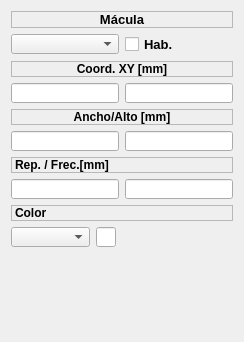
        <widget class="QWidget" name="tab_4">
         <attribute name="title">
          <string>Maculas</string>
         </attribute>
         <layout class="QGridLayout" name="gridLayout_10">
          <item row="0" column="0">
           <layout class="QVBoxLayout" name="verticalLayout_7">
            <item>
             <widget class="QLabel" name="label_4">
              <property name="font">
               <font>
                <pointsize>10</pointsize>
                <weight>75</weight>
                <bold>true</bold>
               </font>
              </property>
              <property name="frameShape">
               <enum>QFrame::StyledPanel</enum>
              </property>
              <property name="text">
               <string>Mácula</string>
              </property>
              <property name="alignment">
               <set>Qt::AlignCenter</set>
              </property>
             </widget>
            </item>
            <item>
             <layout class="QHBoxLayout" name="horizontalLayout_8">
              <item>
               <widget class="QComboBox" name="m_SeleccionMacula">
                <property name="minimumSize">
                 <size>
                  <width>0</width>
                  <height>20</height>
                 </size>
                </property>
                <property name="maximumSize">
                 <size>
                  <width>1000</width>
                  <height>20</height>
                 </size>
                </property>
                <property name="font">
                 <font>
                  <pointsize>10</pointsize>
                 </font>
                </property>
               </widget>
              </item>
              <item>
               <widget class="QCheckBox" name="m_Macula_OnOff">
                <property name="sizePolicy">
                 <sizepolicy hsizetype="Preferred" vsizetype="Preferred">
                  <horstretch>0</horstretch>
                  <verstretch>0</verstretch>
                 </sizepolicy>
                </property>
                <property name="font">
                 <font>
                  <pointsize>10</pointsize>
                  <weight>75</weight>
                  <bold>true</bold>
                 </font>
                </property>
                <property name="text">
                 <string>Hab.</string>
                </property>
               </widget>
              </item>
             </layout>
            </item>
           </layout>
          </item>
          <item row="1" column="0">
           <layout class="QVBoxLayout" name="verticalLayout_6">
            <item>
             <widget class="QLabel" name="lbl_Macula_coordenadas">
              <property name="font">
               <font>
                <pointsize>9</pointsize>
                <weight>75</weight>
                <bold>true</bold>
               </font>
              </property>
              <property name="frameShape">
               <enum>QFrame::StyledPanel</enum>
              </property>
              <property name="text">
               <string>Coord. XY [mm]</string>
              </property>
              <property name="alignment">
               <set>Qt::AlignCenter</set>
              </property>
             </widget>
            </item>
            <item>
             <layout class="QHBoxLayout" name="horizontalLayout_3">
              <item>
               <widget class="QLineEdit" name="m_Macula_X">
                <property name="minimumSize">
                 <size>
                  <width>0</width>
                  <height>20</height>
                 </size>
                </property>
                <property name="maximumSize">
                 <size>
                  <width>16777215</width>
                  <height>20</height>
                 </size>
                </property>
                <property name="alignment">
                 <set>Qt::AlignCenter</set>
                </property>
               </widget>
              </item>
              <item>
               <widget class="QLineEdit" name="m_Macula_Y">
                <property name="minimumSize">
                 <size>
                  <width>0</width>
                  <height>20</height>
                 </size>
                </property>
                <property name="maximumSize">
                 <size>
                  <width>16777215</width>
                  <height>20</height>
                 </size>
                </property>
                <property name="alignment">
                 <set>Qt::AlignCenter</set>
                </property>
               </widget>
              </item>
             </layout>
            </item>
           </layout>
          </item>
          <item row="3" column="0">
           <layout class="QVBoxLayout" name="verticalLayout_10">
            <item>
             <widget class="QLabel" name="lbl_Macula_repeticiones_2">
              <property name="font">
               <font>
                <pointsize>9</pointsize>
                <weight>75</weight>
                <bold>true</bold>
               </font>
              </property>
              <property name="frameShape">
               <enum>QFrame::StyledPanel</enum>
              </property>
              <property name="text">
               <string>Rep. / Frec.[mm]</string>
              </property>
             </widget>
            </item>
            <item>
             <layout class="QHBoxLayout" name="horizontalLayout_6">
              <item>
               <widget class="QLineEdit" name="m_Macula_repeticiones">
                <property name="minimumSize">
                 <size>
                  <width>0</width>
                  <height>20</height>
                 </size>
                </property>
                <property name="maximumSize">
                 <size>
                  <width>16777215</width>
                  <height>20</height>
                 </size>
                </property>
                <property name="alignment">
                 <set>Qt::AlignCenter</set>
                </property>
               </widget>
              </item>
              <item>
               <widget class="QLineEdit" name="m_Macula_frecuencia">
                <property name="minimumSize">
                 <size>
                  <width>0</width>
                  <height>20</height>
                 </size>
                </property>
                <property name="maximumSize">
                 <size>
                  <width>16777215</width>
                  <height>20</height>
                 </size>
                </property>
                <property name="alignment">
                 <set>Qt::AlignCenter</set>
                </property>
               </widget>
              </item>
             </layout>
            </item>
           </layout>
          </item>
          <item row="4" column="0">
           <layout class="QVBoxLayout" name="verticalLayout_9">
            <item>
             <widget class="QLabel" name="lbl_Macula_Color_2">
              <property name="font">
               <font>
                <pointsize>9</pointsize>
                <weight>75</weight>
                <bold>true</bold>
               </font>
              </property>
              <property name="frameShape">
               <enum>QFrame::StyledPanel</enum>
              </property>
              <property name="text">
               <string>Color</string>
              </property>
             </widget>
            </item>
            <item>
             <layout class="QHBoxLayout" name="horizontalLayout_5">
              <item>
               <widget class="QComboBox" name="m_Macula_Color">
                <property name="minimumSize">
                 <size>
                  <width>0</width>
                  <height>20</height>
                 </size>
                </property>
                <property name="maximumSize">
                 <size>
                  <width>80</width>
                  <height>20</height>
                 </size>
                </property>
                <property name="font">
                 <font>
                  <pointsize>10</pointsize>
                 </font>
                </property>
               </widget>
              </item>
              <item>
               <widget class="QLineEdit" name="m_ColorSeleccionado">
                <property name="minimumSize">
                 <size>
                  <width>0</width>
                  <height>20</height>
                 </size>
                </property>
                <property name="maximumSize">
                 <size>
                  <width>20</width>
                  <height>20</height>
                 </size>
                </property>
                <property name="alignment">
                 <set>Qt::AlignCenter</set>
                </property>
               </widget>
              </item>
              <item>
               <spacer name="horizontalSpacer_2">
                <property name="orientation">
                 <enum>Qt::Horizontal</enum>
                </property>
                <property name="sizeHint" stdset="0">
                 <size>
                  <width>40</width>
                  <height>20</height>
                 </size>
                </property>
               </spacer>
              </item>
             </layout>
            </item>
           </layout>
          </item>
          <item row="2" column="0">
           <layout class="QVBoxLayout" name="verticalLayout_8">
            <item>
             <widget class="QLabel" name="lbl_Macula_dimensiones">
              <property name="font">
               <font>
                <pointsize>9</pointsize>
                <weight>75</weight>
                <bold>true</bold>
               </font>
              </property>
              <property name="frameShape">
               <enum>QFrame::StyledPanel</enum>
              </property>
              <property name="text">
               <string>Ancho/Alto [mm]</string>
              </property>
              <property name="alignment">
               <set>Qt::AlignCenter</set>
              </property>
             </widget>
            </item>
            <item>
             <layout class="QHBoxLayout" name="horizontalLayout_4">
              <item>
               <widget class="QLineEdit" name="m_Macula_ancho">
                <property name="minimumSize">
                 <size>
                  <width>0</width>
                  <height>20</height>
                 </size>
                </property>
                <property name="maximumSize">
                 <size>
                  <width>16777215</width>
                  <height>20</height>
                 </size>
                </property>
                <property name="alignment">
                 <set>Qt::AlignCenter</set>
                </property>
               </widget>
              </item>
              <item>
               <widget class="QLineEdit" name="m_Macula_alto">
                <property name="minimumSize">
                 <size>
                  <width>0</width>
                  <height>20</height>
                 </size>
                </property>
                <property name="maximumSize">
                 <size>
                  <width>16777215</width>
                  <height>20</height>
                 </size>
                </property>
                <property name="alignment">
                 <set>Qt::AlignCenter</set>
                </property>
               </widget>
              </item>
             </layout>
            </item>
           </layout>
          </item>
          <item row="5" column="0">
           <spacer name="verticalSpacer">
            <property name="orientation">
             <enum>Qt::Vertical</enum>
            </property>
            <property name="sizeHint" stdset="0">
             <size>
              <width>20</width>
              <height>84</height>
             </size>
            </property>
           </spacer>
          </item>
         </layout>
        </widget>
